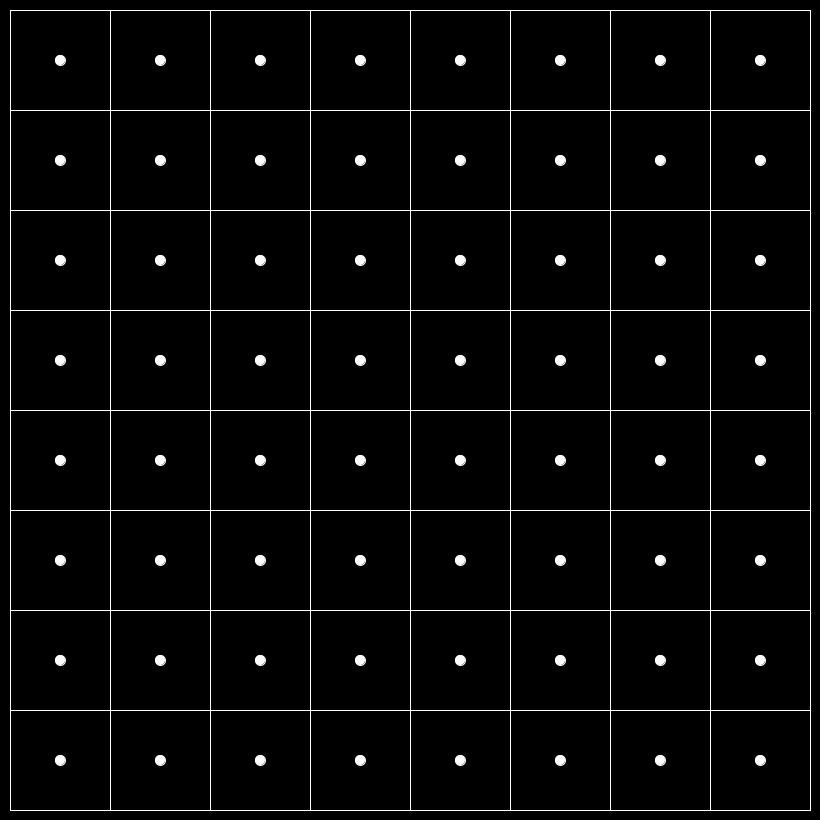
Frame 1 (no input)
Frame 60 (the mouse pressed at the canvas centre just before this capture): identical to frame 1, image omitted
Frame 120 (the mouse held since frame 60 and released just before this capture): identical to frame 1, image omitted

The Processing sketch that drew this single still picture (run headless with seeded random() and noise(); from frame 60 on, the mouse is pressed at the canvas centre):

// Processing sketch: Sketch_19
// ── Sketch_19.pde
ArrayList<GridPoint> points = new ArrayList<GridPoint>();
float tileWidth = 100, tileHeight = 100;

void setup()
{
    size(820,820);

    for (float x = 0; x < (width - 20); x += tileWidth) 
    {
        for (float y = 0; y < (height - 20); y += tileHeight) 
        {
            points.add(new GridPoint(x, y, tileWidth, tileHeight));
        }
    }
}

void draw()
{    
    background(0);
    translate(10, 10);

    for (GridPoint point : points)
    {
        point.Draw();
    }

    save("frame.png");
}

class GridPoint 
{
    float x, y, tileWidth, tileHeight;

    GridPoint(float _x, float _y, float _tw, float _th)
    {
        x = _x;
        y = _y; 
        tileWidth = _tw; 
        tileHeight = _th;
    }

    void Draw()
    {
        stroke(255);
        strokeWeight(1);
        noFill();
        rect(x, y, tileWidth, tileHeight);
        fill(255);
        ellipse(x + (tileWidth/2), y + (tileHeight/2), 10, 10);
    }
}
